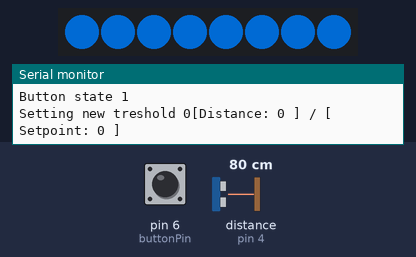
Bench run of a sketch on a simulated Arduino Uno, built with avr-gcc and run on an emulated ATmega328P. On the bench: 8 RGB LEDs in strip order, left to right, the last lines printed to the serial monitor. Inputs (shaded band) come from the test bench; at power-on: pin 6 (buttonPin) HIGH, distance to the obstacle (sensor on pin 4) 80 cm. The echo pulse lasts 58.3 µs per cm; dim RGB values are drawn brighter than linear; EEPROM starts erased.

Above: at 1.6 s.
1.7 s: pin 6 (buttonPin) pulled LOW for 0.15 s
At 1.8 s:
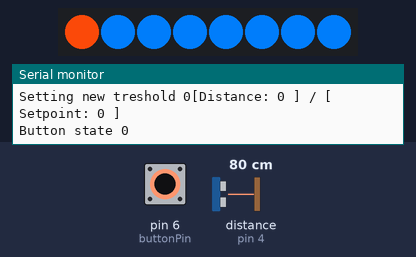
3.5 s: pin 6 (buttonPin) pulled LOW for 1 s
At 3.9 s:
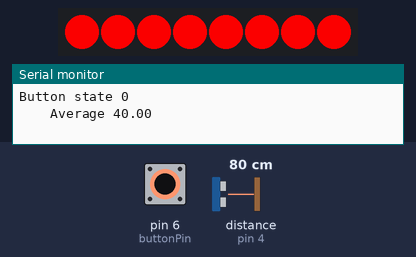
6.1 s: pin 6 (buttonPin) pulled LOW for 3.2 s
At 7.5 s:
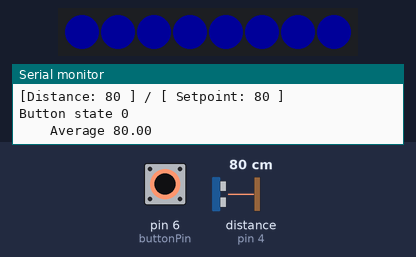
11.2 s: pin 6 (buttonPin) pulsed LOW 5 times (0.12 s each, 0.3 s apart)
At 14.4 s:
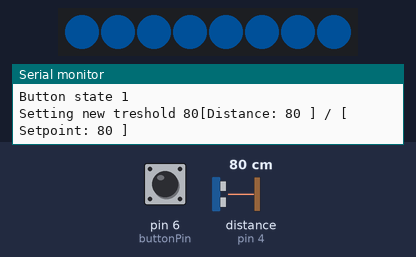
15.7 s: pin 6 (buttonPin) pulsed LOW 2 times (0.12 s each, 0.3 s apart)
At 16.1 s:
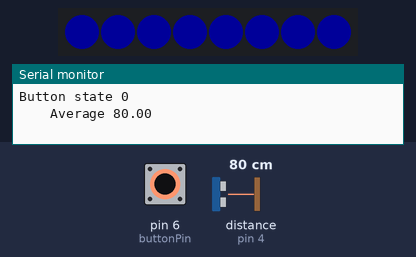
Timing chart, 0 to 18.7 s (numbered marks = the images above; inputs shaded):
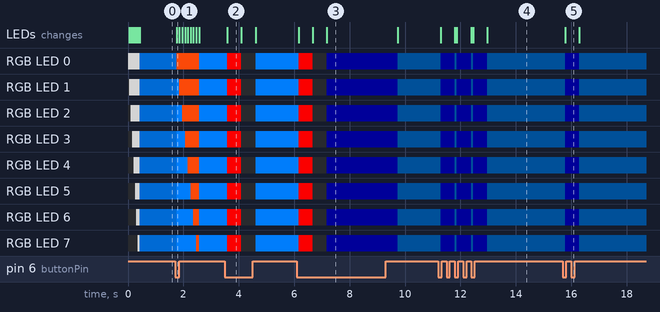

The sketch:

parking_assistant.ino
```cpp
#include <Adafruit_NeoPixel.h>
#include <EEPROM.h>
#ifdef __AVR__
  #include <avr/power.h>
#endif

#define ledPin 3	 // input pin Neopixel is attached to, (D7)
#define NUMPIXELS 8 // number of neopixels in Ring
#define pingPin 4 // Trigger Pin
#define buttonPin 6 // momentary button for training mode
Adafruit_NeoPixel pixels = Adafruit_NeoPixel(NUMPIXELS, ledPin, NEO_GRB + NEO_KHZ800);

int delayval = 100; // timing delay


int redColor = 0;
int greenColor = 0;
int blueColor = 0;
int buttonState = 0;
long setpoint = 50; // distance in cm
long memorySetpoint;
int maximumRange = 280; // PING))) Max Detection = 300cm                                                                                                                                                                                                                                                            ; // Maximum range needed
int minimumRange = 3; // PING))) Min Detection = 2cm
long duration, distance; // Duration used to calculate distance

// Smoothing and timer for idle operation
const int numReadings = 4;
const int setpointAddress = 0; // EEPROM memory address
long readings[numReadings];
int readIndex = 0;
long total = 0;
float average = 0.0;

void setup() {
  Serial.begin(9600);
  // initialize the pushbutton pin as an input:
  pinMode(buttonPin, INPUT);
  // Enable for debugging
  while (!Serial) {
    ;
  }
  EEPROM.get(setpointAddress, memorySetpoint);
  Serial.print("Memory Setpoint ");
  Serial.println(memorySetpoint);
  if (memorySetpoint > 0) {
    setpoint = memorySetpoint;
  }
  // initialize all the readings to 0:
  for (int thisReading = 0; thisReading < numReadings; thisReading++) {
    readings[thisReading] = 0;
  }
  pixels.setBrightness(128);
  pixels.begin(); // Initializes the NeoPixel library.
  pixels.show();

  for(int i=0;i<NUMPIXELS;i++){
      // pixels.Color takes RGB values, from 0,0,0 up to 255,255,255
      pixels.setPixelColor(i,255, 255, 255); // white
      pixels.show(); // This sends the updated pixel color to the hardware.
      delay(50); // Delay for a period of time (in milliseconds).

    }
}

void loop() {
  Serial.print("[Distance: ");
  Serial.print(distance);
  Serial.print(" ] / [ Setpoint: ");
  Serial.print(setpoint);
  Serial.println(" ]");
  // read the state of the pushbutton value:
  buttonState = digitalRead(buttonPin);
  Serial.print("Button state ");
  Serial.println(buttonState);
  if (buttonState == LOW) {
    // naive smoothing
    // src: https://www.arduino.cc/en/Tutorial/Smoothing
    distance = getDistance();
    total = total - readings[readIndex];
    readings[readIndex] = distance;
    total = total + distance;
    readIndex = readIndex + 1;
    if (readIndex >= numReadings) {
      readIndex = 0;
    }

    average = total / numReadings;
    float value = (average - distance) / average;
    float variation = abs(value) * 100.0;
    //  Serial.print("Value ");
    //  Serial.print(value);
    //  Serial.print("    Distance ");
    //  Serial.print(distance);
      Serial.print("    Average ");
      Serial.println(average);
    //  Serial.print("    Variation ");
    //  Serial.println(variation);

    // If there is less than 1% change, consider us at idle state
    // since the unit will spend most of its life here.
    if (variation < 1) {
      setIdle();
      delay(500);
    } else {
      // normal operating mode
      // Serial.println("Mode = Ready");
      // Serial.println(distance);
    if (distance <= setpoint) {
      setDanger();
    } else if (distance > maximumRange) {
      setIdle();
    } else {
      // this represents the mapped index of the number of pixels
      // to show as yellow
      int index = map(average, minimumRange, maximumRange, 0, NUMPIXELS-1);
      setRange(index);
    }
    }
  }
   else {

  // check if the pushbutton is pressed. If it is, the buttonState is HIGH:
    Serial.print("Setting new treshold ");
    Serial.print(distance);
    // training mode on
    for(int i=0;i<NUMPIXELS;i++){
      // pixels.Color takes RGB values, from 0,0,0 up to 255,255,255
      pixels.setPixelColor(i, pixels.Color(0, 128, 255, 0)); // purple?
      pixels.show(); // This sends the updated pixel color to the hardware.
    }

    setpoint = distance;
    EEPROM.put(setpointAddress, setpoint);
  }
}


long getDistance() {
 pinMode(pingPin, OUTPUT);
 /* The following trigPin/echoPin cycle is used to determine the
 distance of the nearest object by bouncing soundwaves off of it. */
 digitalWrite(pingPin, LOW);
 delayMicroseconds(2);

 digitalWrite(pingPin, HIGH);
 delayMicroseconds(5);

 digitalWrite(pingPin, LOW);
 pinMode(pingPin, INPUT);
 duration = pulseIn(pingPin, HIGH);
// Serial.println(duration);
 //Calculate the distance (in cm) based on the speed of sound.
 return duration / 29 /2;
}

void setRange(int index) {
  pixels.setBrightness(240);
  for(int i=0;i<NUMPIXELS;i++){
    // pixels.Color takes RGB values, from 0,0,0 up to 255,255,255
    if (i >= index) {
       pixels.setPixelColor(i, pixels.Color(255, 75, 10)); // amber/yellow
    } else {
       pixels.setPixelColor(i, pixels.Color(0, 255, 0)); // green
    }

    pixels.show(); // This sends the updated pixel color to the hardware.
    delay(delayval); // Delay for a period of time (in milliseconds).
    }
}

void setIdle() {
  pixels.setBrightness(25);
  for(int i=0;i<NUMPIXELS;i++){
      // pixels.Color takes RGB values, from 0,0,0 up to 255,255,255
      pixels.setPixelColor(i, pixels.Color(0, 0, 255)); // blue
      pixels.show(); // This sends the updated pixel color to the hardware.
    }
}

void setDanger() {
  pixels.setBrightness(240);
  for(int i=0;i<NUMPIXELS;i++){
      pixels.setPixelColor(i, pixels.Color(255, 0, 0)); // red
      pixels.show(); // This sends the updated pixel color to the hardware.
  }
  delay(500);
  for(int i=0;i<NUMPIXELS;i++){
      pixels.setPixelColor(i, pixels.Color(0, 0, 0)); // off
      pixels.show(); // This sends the updated pixel color to the hardware.
  }
  delay(500);

}
```

Measured:
- after the input at 1.7 s, RGB LED 0: RGB(0, 64, 128) → RGB(240, 70, 9) after 0.06 s, → RGB(0, 120, 240) 0.82 s later; RGB LED 1: RGB(0, 64, 128) → RGB(0, 120, 240) after 0.06 s, → RGB(240, 70, 9) 0.10 s later, → RGB(0, 120, 240) 0.72 s later
- after the input at 3.5 s, RGB LED 0–7: RGB(0, 120, 240) → RGB(240, 0, 0) after 0.09 s, → off 0.50 s later, → RGB(0, 120, 240) 0.51 s later; the LEDs: change after 0.09 s (image 2)
- after the input at 6.1 s, RGB LED 0–7: RGB(0, 120, 240) → RGB(240, 0, 0) after 0.06 s, → off 0.50 s later, → RGB(0, 0, 25) 0.51 s later, → RGB(0, 13, 25) 2.6 s later; the LEDs: first change after 0.06 s (image 3 shows a later state)
- after the input at 11.2 s, RGB LED 0–7: alternates RGB(0, 13, 25) for 0.07 s and RGB(0, 0, 25) for 0.51 s, 6 changes in all, then stays RGB(0, 13, 25), starting after 0.09 s; the LEDs: first change after 0.09 s (image 4 shows a later state)
- after the input at 15.7 s, RGB LED 0–7: RGB(0, 13, 25) → RGB(0, 0, 25) after 0.08 s, → RGB(0, 13, 25) 0.51 s later; the LEDs: change after 0.08 s (image 5)
- what the display in image 2 shows lasts 0.5 s, from 3.6 s to 4.1 s
